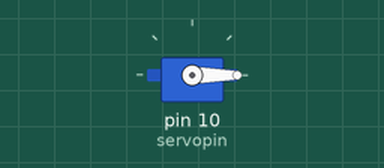
Recording of a sketch running on a simulated Arduino Uno, built with avr-gcc and run on an emulated ATmega328P. Parts: servo.

Above: at 0.05 s.
At 4.45 s:
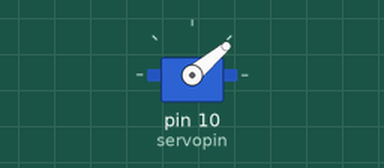
At 8.95 s:
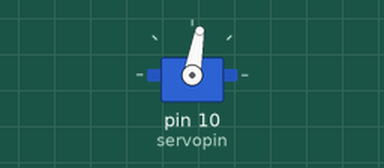
At 17.95 s:
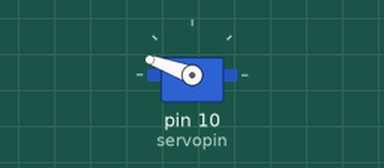
Timing chart, 0 to 23.4 s (numbered marks = the images above):
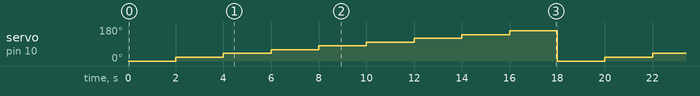

Measured:
- by itself, servo on pin 10 (servopin): ramps from 0° to 160° and jumps back, once every 18.0 s

The sketch:

first_servo1.ino
```cpp
// C++ code
//
#include<Servo.h>
Servo firstservo;
int servopin = 10;
void setup()
{
  firstservo.attach(servopin);
}

void loop()
{
 for (int i=0 ;i<180; i=i+20)
 {
   firstservo.write(i);
   delay(2000);
 }
}
```
